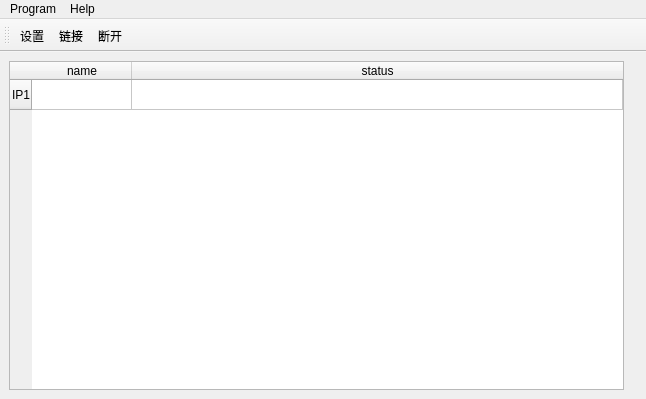
<?xml version="1.0" encoding="UTF-8"?>
<ui version="4.0">
 <class>MainWindow</class>
 <widget class="QMainWindow" name="MainWindow">
  <property name="geometry">
   <rect>
    <x>0</x>
    <y>0</y>
    <width>646</width>
    <height>399</height>
   </rect>
  </property>
  <property name="windowTitle">
   <string>MainWindow</string>
  </property>
  <widget class="QWidget" name="centralwidget">
   <layout class="QHBoxLayout" name="horizontalLayout">
    <item>
     <widget class="QTableWidget" name="tableWidget">
      <attribute name="horizontalHeaderStretchLastSection">
       <bool>true</bool>
      </attribute>
      <row>
       <property name="text">
        <string>IP1</string>
       </property>
      </row>
      <column>
       <property name="text">
        <string>name</string>
       </property>
      </column>
      <column>
       <property name="text">
        <string>status</string>
       </property>
      </column>
     </widget>
    </item>
    <item>
     <widget class="QLabel" name="label">
      <property name="text">
       <string/>
      </property>
      <property name="pixmap">
       <pixmap>Res/global.png</pixmap>
      </property>
     </widget>
    </item>
   </layout>
  </widget>
  <widget class="QMenuBar" name="menubar">
   <property name="geometry">
    <rect>
     <x>0</x>
     <y>0</y>
     <width>646</width>
     <height>23</height>
    </rect>
   </property>
   <widget class="QMenu" name="menuProgram">
    <property name="title">
     <string>Program</string>
    </property>
    <addaction name="actionExit"/>
   </widget>
   <widget class="QMenu" name="menuHelp">
    <property name="title">
     <string>Help</string>
    </property>
    <addaction name="actionAbout"/>
   </widget>
   <addaction name="menuProgram"/>
   <addaction name="menuHelp"/>
  </widget>
  <widget class="QToolBar" name="toolBar">
   <property name="windowTitle">
    <string>toolBar</string>
   </property>
   <attribute name="toolBarArea">
    <enum>TopToolBarArea</enum>
   </attribute>
   <attribute name="toolBarBreak">
    <bool>false</bool>
   </attribute>
   <addaction name="actionSetting"/>
   <addaction name="actionAdd"/>
   <addaction name="actionRemove"/>
  </widget>
  <action name="actionAdd">
   <property name="icon">
    <iconset>
     <normaloff>Res/connect.jpg</normaloff>Res/connect.jpg</iconset>
   </property>
   <property name="text">
    <string>链接</string>
   </property>
   <property name="toolTip">
    <string>链接</string>
   </property>
  </action>
  <action name="actionExit">
   <property name="text">
    <string>Exit</string>
   </property>
  </action>
  <action name="actionRemove">
   <property name="icon">
    <iconset>
     <normaloff>Res/disconnect.jpg</normaloff>Res/disconnect.jpg</iconset>
   </property>
   <property name="text">
    <string>断开</string>
   </property>
   <property name="toolTip">
    <string>断开链接</string>
   </property>
  </action>
  <action name="actionSetting">
   <property name="icon">
    <iconset>
     <normaloff>Res/setting.jpg</normaloff>Res/setting.jpg</iconset>
   </property>
   <property name="text">
    <string>设置</string>
   </property>
   <property name="toolTip">
    <string>设置</string>
   </property>
  </action>
  <action name="actionAbout">
   <property name="text">
    <string>About</string>
   </property>
  </action>
 </widget>
 <resources>
  <include location="Res/Res.qrc"/>
 </resources>
 <connections/>
</ui>
